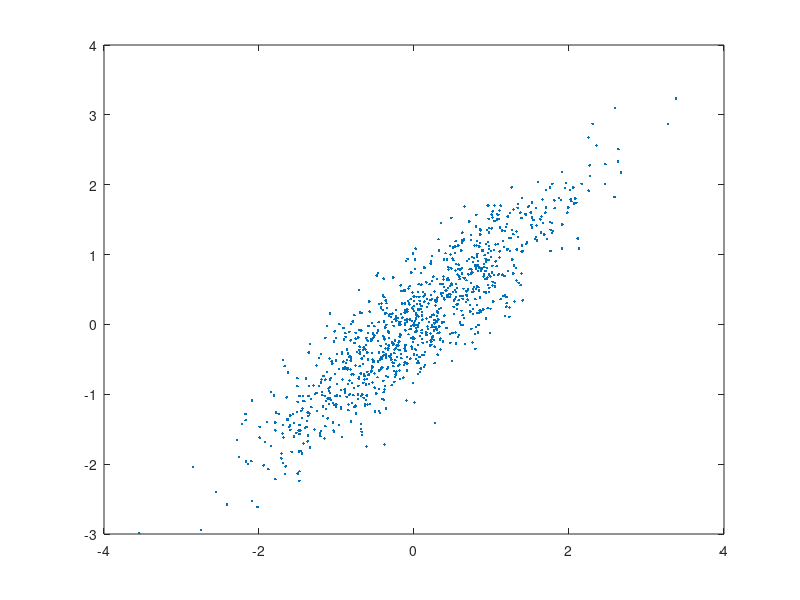

The MATLAB source for this figure:
% Assumes a data.txt file in the current directory
load data.txt

% Plot command
plot(data(:,1),data(:,2),'.');

% Actually draw the thing
drawnow();

% Make sure the program does not quit immediately
input ("Press key to quit");

